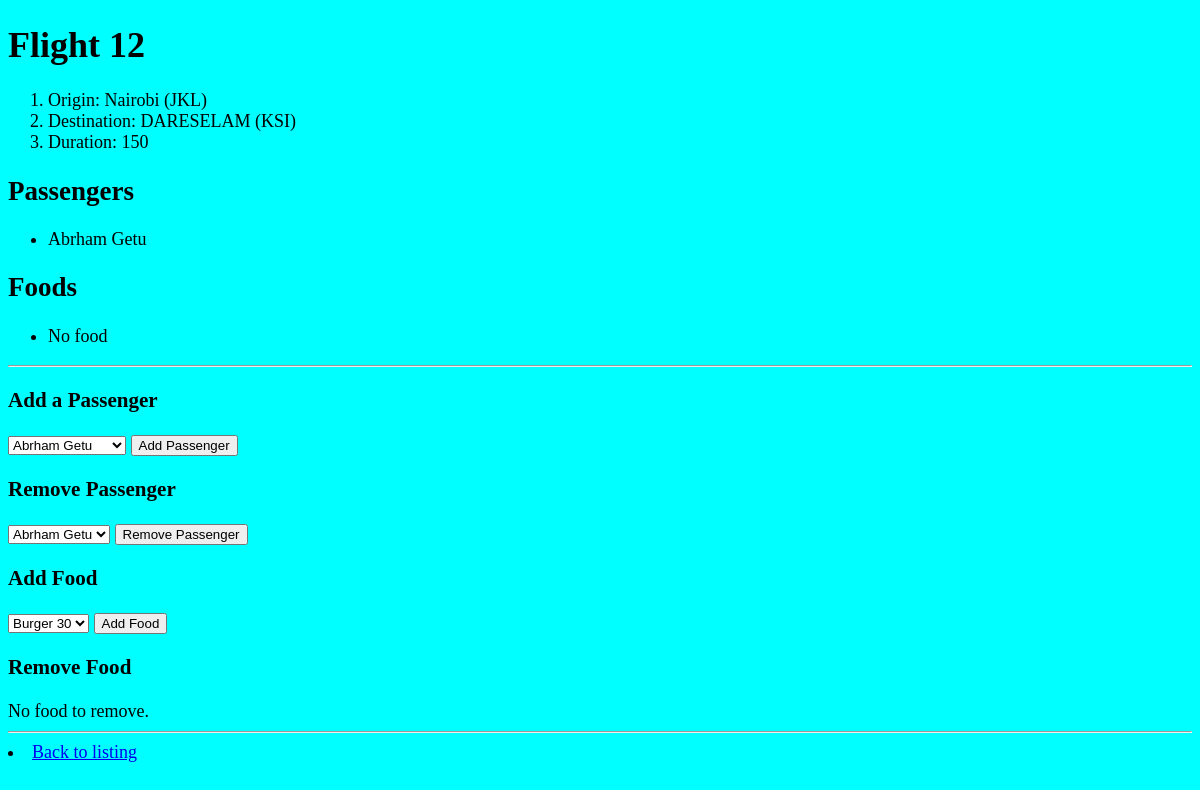
Before: /12/ with the older database file.
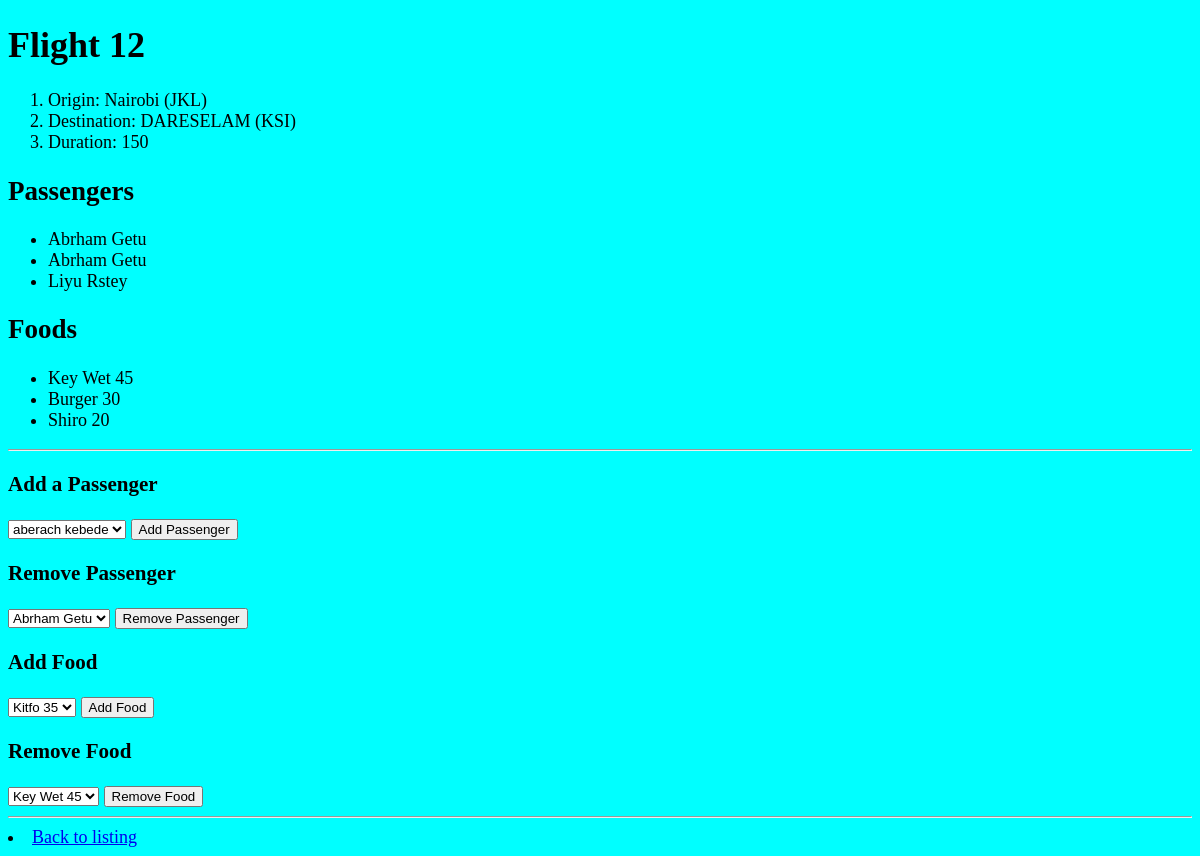
After: the same page with the newer database file.
### apps/models.py (models this page shows)
class Passenger(models.Model):
    first = models.CharField(max_length=64)
    last = models.CharField(max_length=64)
    flights = models.ManyToManyField(Flight, blank=True,related_name="passengers")
    def __str__(self):
        return f"{self.first} {self.last}"

class Food(models.Model):
    type=models.CharField(max_length=64)
    price = models.IntegerField()
    flights=models.ManyToManyField(Flight, blank=True,related_name="food")
    def __str__(self):
        return f"{self.type} {self.price}"

### apps/views.py (the view)
# urls.py: path("<int:flight_id>/", views.flight, name="flight"),
def flight(request, flight_id):
     try:
        flight = Flight.objects.get(pk=flight_id)
     except Flight.DoesNotExist:
        raise Http404("Flight does not exist")
     context = {
          'flight':flight,
          'passengers':flight.passengers.all(),
          "non_passengers":Passenger.objects.exclude(flights=flight).all(),
          "food":flight.food.all(),
          "non_food":Food.objects.exclude(flights=flight).all(),
     }
     return render(request, 'apps/flight.html', context)

### apps/models.py (called while the page is built)
    def __str__(self):
        return f"{self.city} ({self.code})"

### apps/templates/apps/flight.html (shortened to what this page needs)
{% extends 'apps/base.html' %}
{%load static%}
{% block body %}
<h1>Flight {{ flight.id }}</h1>
<ol>
  <li>Origin: {{ flight.origin }}</li>
  <li>Destination: {{ flight.destination }}</li>
  <li>Duration: {{ flight.duration }}</li>
</ol>
<h2>Passengers</h2>
<ul>
  {% if passengers %}
    {% for passenger in passengers %}
      <li>{{ passenger }}</li>
    {% endfor %}
  {% else %}
    <li>No passengers</li>
  {% endif %}
</ul>
<h2>Foods</h2>
<ul>
  {% if food %}
    {% for food_item in food %}
      <li>{{ food_item }}</li>
    {% endfor %}
  {% else %}
    <li>No food</li>
  {% endif %}
</ul>
<hr />
<div class="flight">
  <h3>Add a Passenger</h3>
  {% if non_passengers %}
    <form action="{% url 'book' flight.id %}" method="post">
      <select name="passenger">
        {% for passenger in non_passengers %}
          <option value="{{ passenger.id }}">{{ passenger }}</option>
        {% endfor %}
      </select>
      <input type="submit" value="Add Passenger" />
    </form>
  {% else %}
    <div>No passenger to add.</div>
  {% endif %}
  <h3>Remove Passenger</h3>
  {% if passengers %}
    <form action="{% url 'book' flight.id %}" method="post">
      <select name="passenger">
        {% for passenger in passengers %}
          <option value="{{ passenger.id }}">{{ passenger }}</option>
        {% endfor %}
      </select>
      <input type="submit" value="Remove Passenger" />
    </form>
  {% else %}
    <div>No passenger to remove.</div>
  {% endif %}
</div>
<div class="flight">
  <h3>Add Food</h3>
  {% if non_food %}
    <form action="{% url 'food' flight.id %}" method="post">
      <select name="food">
        {% for food_item in non_food %}
          <option value="{{ food_item.id }}">{{ food_item }}</option>
        {% endfor %}
      </select>
      <input type="submit" value="Add Food" />
    </form>
  {% else %}
    <div>No food to add.</div>
  {% endif %}
  <h3>Remove Food</h3>
  {% if food %}
    <form action="{% url 'food' flight.id %}" method="post">
      <select name="food">
        {% for food_item in food %}
          <option value="{{ food_item.id }}">{{ food_item }}</option>
        {% endfor %}
      </select>
      <input type="submit" value="Remove Food" />
    </form>
  {% else %}
    <div>No food to remove.</div>
  {% endif %}
</div>
<hr />
<li><a href="{% url 'index' %}">Back to listing</a></li>
{% endblock %}

Changed rows visible on the page:
now on this page (row unchanged): Passenger: first+last "Abrham Getu"
now on this page (row unchanged): Passenger: first+last "Liyu Rstey"
added Food: type+price "Key Wet 45"
now on this page (row unchanged): Food: type+price "Burger 30"
now on this page (row unchanged): Food: type+price "Shiro 20"
Other visible differences:
form field passenger: "Abrham Getu" → "aberach kebede"
form field food: "Burger 30" → "Kitfo 35"
form field food: (not shown) → "Key Wet 45"
form field value: (not shown) → "Remove Food"
text no longer shown: "No food No food to remove."
